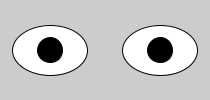
Frame 1 (no input)
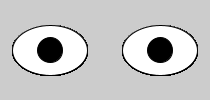
Frame 60 (the mouse pressed at the canvas centre just before this capture)
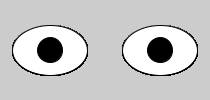
Frame 120 (the mouse held since frame 60 and released just before this capture)

The Processing sketch that drew these frames (run headless with seeded random() and noise(); from frame 60 on, the mouse is pressed at the canvas centre):

// Processing sketch: Google_Eyes
// ── Google_Eyes.pde
void setup(){
size(210,100);}
  void draw (){
    fill(256,256,256);
    ellipse(50,50,75,50);
    ellipse(160,50,75,50);
    if (mouseY>60){
      mouseY=50;
    }
    if(mouseY<40){
      mouseY=50;
    }
    if (mouseX<25){
      mouseX=50;
    }
    if(mouseX>75){
      mouseX=50;
    }
    fill(0,0,0);
    ellipse(mouseX,mouseY,25,25);
    ellipse(mouseX+110,mouseY,25,25);
    
  }
